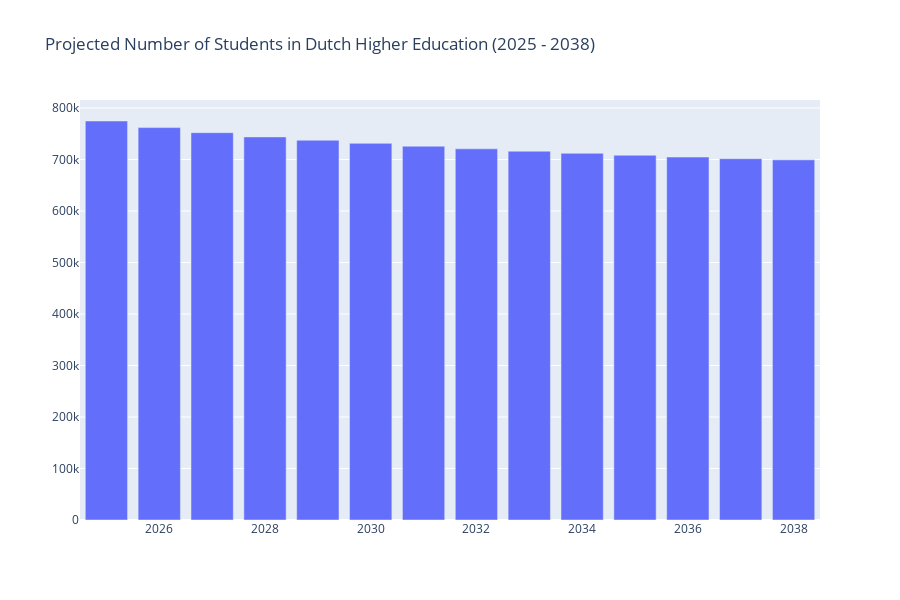

This figure's notebook cell:
### Markdown cell above
## Perspectief 2: Prognoses en Toekomstige Knelpunten

**Argument:**  
DUO-prognoses laten zien dat studentenaantallen na een piek in 2024 zullen dalen door demografische krimp.

### Code cell
jaren3 = [2025, 2026, 2027, 2028, 2029, 2030, 2031, 2032, 2033, 2034, 2035, 2036, 2037, 2038]

fig5 = go.Figure([go.Bar(
    y = [student_prognoses[student_prognoses['jaar'] == jaar]['ingeschrevenen_HO'].sum() for jaar in jaren3],
    x = jaren3
)])
fig5.update_layout(title = 'Projected Number of Students in Dutch Higher Education (2025 - 2038)', height = 600)

fig5.show()

### Figure 1 — Plotly figure (JSON) as saved in the notebook; plotly's stock layout.template omitted (floating-point values rounded to 4 significant figures)
{"data": [{"type": "bar", "x": [2025, 2026, 2027, 2028, 2029, 2030, 2031, 2032, 2033, 2034, 2035, 2036, 2037, 2038], "y": [774800.0, 762000.0, 752100.0, 743900.0, 737400.0, 731400.0, 725800.0, 720700.0, 716100.0, 712000.0, 708300.0, 704800.0, 701600.0, 699300.0]}], "layout": {"height": 600, "title": {"text": "Projected Number of Students in Dutch Higher Education (2025 - 2038)"}}}
